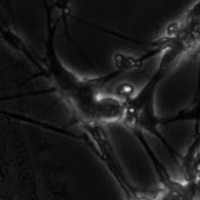
#> input picture data/CoND/differentiated/ph002.tif, 200 x 200 px
$ python -i pipeline_utils.py   (imports and definitions only)
#> lines starting #> are read from the running program, lines starting #| are printed output that depends on the picture; after the words box and inside, x2 and y2 are one past the last pixel; in counts of white or black regions, pixels touching at a corner belong together
"""
pipeline_utils.py

Shared utility functions for the Neuronal Morphology Pipeline.
Imported by both pipeline_CoND.ipynb and app.py so that core logic
lives in one place and stays in sync.

Functions

load_image              — load any TIFF/PNG as grayscale float32 [0,1]
_preprocess_and_save    — resize → CLAHE → Gaussian blur → save PNG
segment_image           — background subtraction + watershed segmentation
extract_features        — compute 5 morphological features from one image
"""

import numpy as np
from pathlib import Path
from PIL import Image
from skimage import measure, morphology, exposure
from skimage.morphology import skeletonize
from skimage.segmentation import watershed
from skimage.feature import peak_local_max
from skimage.transform import resize as skimage_resize
from scipy.ndimage import gaussian_filter, convolve
from scipy import ndimage as ndi

# Image loading

# [44 lines left out: functions load_image, _preprocess_and_save, preprocess_image, not called in this run]

# Segmentation

def segment_image(img_float):
    """Segment cells from background using local deviation + watershed."""
    background = gaussian_filter(img_float, sigma=20)
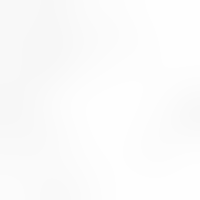
#> background: shape (200, 200) float32; min 0.969, max 1, mean 0.987
    deviation  = np.abs(img_float - background)
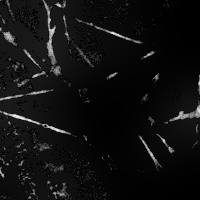
#> deviation: shape (200, 200) float32; min 2.38e-07, max 0.289, mean 0.019; drawn with min black and max white
    thresh     = np.percentile(deviation, 88)
#> thresh = 0.0285
    binary     = deviation > thresh
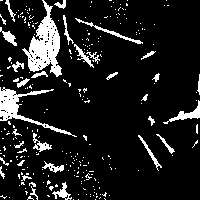
#> binary: shape (200, 200) bool; 12% white; 260 white regions (227 under 20 px), largest, box (x1, y1, x2, y2) and area: (22, 0, 62, 77) 1339, (0, 87, 77, 137) 776, (163, 100, 200, 124) 222
    binary     = morphology.remove_small_objects(binary, min_size=150)
#> binary: shape (200, 200) bool; 5.8% white; 3 white regions, box (x1, y1, x2, y2) and area: (22, 0, 62, 77) 1339, (0, 87, 72, 135) 762, (169, 100, 200, 122) 211
    binary     = morphology.remove_small_holes(binary, area_threshold=300)
#> binary: shape (200, 200) bool; 6.1% white; 3 white regions

    distance   = ndi.distance_transform_edt(binary)
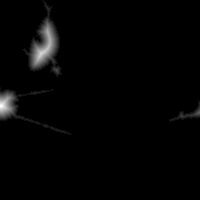
#> distance: shape (200, 200) float64; min 0, max 15.03, mean 0.252; drawn with min black and max white
    coords     = peak_local_max(distance, min_distance=15, labels=binary)
#> coords = [[53, 41], [115, 181], [98, 15], [125, 44], [91, 42], [131, 61]]
    mask       = np.zeros(distance.shape, dtype=bool)
    mask[tuple(coords.T)] = True
    markers, _ = ndi.label(mask)
    labels     = watershed(-distance, markers, mask=binary)
#> labels: shape (200, 200) int32; 7 distinct labels, from 0 to 6
    return labels > 0

# Feature extraction

def extract_features(image_path):
    """Extract 5 core morphological features from a preprocessed image."""
    img       = np.array(Image.open(str(image_path)).convert('L'), dtype=np.float32) / 255.0
    binary    = segment_image(img)

    labeled  = measure.label(binary)
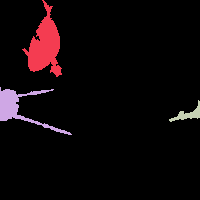
#> labeled: shape (200, 200) int32; 4 distinct labels, from 0 to 3; one colour per label, 0 black
    regions  = measure.regionprops(labeled, intensity_image=img)
#> regions = 3 regions; box (x1, y1, x2, y2) and area: (22, 0, 62, 77) 1416, (0, 87, 72, 135) 797, (169, 100, 200, 122) 211
    if not regions:
        return None

    areas         = [r.area for r in regions]
#> areas = [1416, 797, 211]
    circularities = [4 * np.pi * r.area / (r.perimeter ** 2)
                     if r.perimeter > 0 else 0 for r in regions]
#> circularities = [0.249, 0.121, 0.283]

    skeleton        = skeletonize(binary)
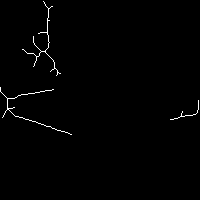
#> skeleton: shape (200, 200) bool; 0.85% white in thin lines or dots, all inside (x1, y1, x2, y2) = (0, 1, 199, 135)
    neurite_length  = int(skeleton.sum())
#> neurite_length = 341
    neighbour_count = convolve(skeleton.astype(int), np.ones((3, 3), dtype=int))
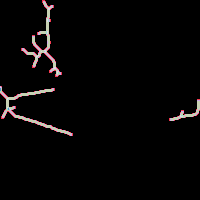
#> neighbour_count: shape (200, 200) int64; 7 distinct labels, from 0 to 6; one colour per label, 0 black
    branch_points   = int(((neighbour_count >= 4) & skeleton).sum())
#> branch_points = 44
    total_area      = binary.sum()
#> total_area = 2424
    neurite_density = neurite_length / total_area if total_area > 0 else 0
#> neurite_density = 0.141

    return {
        'soma_area_mean'   : float(np.mean(areas)),
        'circularity_mean' : float(np.mean(circularities)),
        'neurite_length'   : float(neurite_length),
        'branch_count'     : float(branch_points),
        'neurite_density'  : float(neurite_density),
    }

# [37 lines left out: function extract_features_from_array, not called in this run]

>>> result = extract_features('../data/CoND/differentiated/ph002.tif')
#> result = {'soma_area_mean': 808, 'circularity_mean': 0.218, 'neurite_length': 341, 'branch_count': 44, 'neurite_density': 0.141}

$ run again, on data/CoND/differentiated/ph021.tif
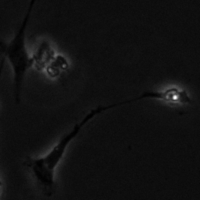
#> input picture data/CoND/differentiated/ph021.tif, 200 x 200 px
#> thresh = 0.0352
#> coords = [[43, 15], [176, 44], [129, 76], [109, 99], [18, 26], [99, 17]]
#> labels: shape (200, 200) int32; 7 distinct labels, from 0 to 6
#> in extract_features, `labeled  = measure.label(binary)`:
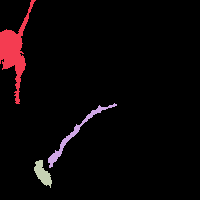
#> labeled: shape (200, 200) int32; 4 distinct labels, from 0 to 3; one colour per label, 0 black
#> regions = 3 regions; box (x1, y1, x2, y2) and area: (0, 0, 36, 104) 1118, (48, 103, 117, 168) 421, (34, 160, 52, 188) 259
#> areas = [1118, 421, 259]
#> circularities = [0.152, 0.121, 0.543]
#> skeleton: shape (200, 200) bool; 0.68% white in thin lines or dots, all inside (x1, y1, x2, y2) = (0, 0, 117, 188)
#> neurite_length = 272
#> in extract_features, `neighbour_count = convolve(skeleton.astype(int), np.ones((3, 3), dtype..`:
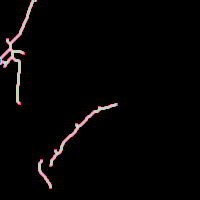
#> neighbour_count: shape (200, 200) int64; 7 distinct labels, from 0 to 6; one colour per label, 0 black
#> branch_points = 32
#> total_area = 1798
#> neurite_density = 0.151
#> result = {'soma_area_mean': 599.3, 'circularity_mean': 0.272, 'neurite_length': 272, 'branch_count': 32, 'neurite_density': 0.151}

$ run again, on data/CoND/differentiated/ph024.tif
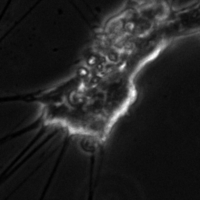
#> input picture data/CoND/differentiated/ph024.tif, 200 x 200 px
#> thresh = 0.0234
#> coords = [[158, 15], [15, 15], [97, 29], [160, 58], [175, 52]]
#> in segment_image, `labels     = watershed(-distance, markers, mask=binary)`:
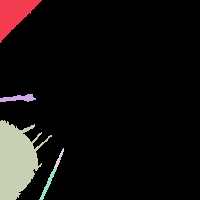
#> labels: shape (200, 200) int32; 6 distinct labels, from 0 to 5; one colour per label, 0 black
#> labeled: shape (200, 200) int32; 5 distinct labels, from 0 to 4
#> regions = 4 regions; box (x1, y1, x2, y2) and area: (0, 120, 52, 200) 2392, (0, 0, 42, 43) 907, (39, 148, 64, 200) 184, (0, 94, 36, 102) 174
#> areas = [907, 174, 2392, 184]
#> circularities = [0.543, 0.337, 0.335, 0.157]
#> skeleton: shape (200, 200) bool; 0.91% white in thin lines or dots, all inside (x1, y1, x2, y2) = (0, 0, 64, 199)
#> neurite_length = 363
#> in extract_features, `neighbour_count = convolve(skeleton.astype(int), np.ones((3, 3), dtype..`:
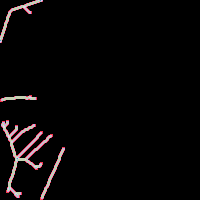
#> neighbour_count: shape (200, 200) int64; 7 distinct labels, from 0 to 6; one colour per label, 0 black
#> branch_points = 38
#> total_area = 3657
#> neurite_density = 0.0993
#> result = {'soma_area_mean': 914.2, 'circularity_mean': 0.343, 'neurite_length': 363, 'branch_count': 38, 'neurite_density': 0.0993}

$ run again, on data/CoND/differentiated/ph046.tif
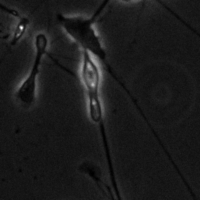
#> input picture data/CoND/differentiated/ph046.tif, 200 x 200 px
#> thresh = 0.0294
#> coords = [[27, 82], [96, 26], [169, 90], [135, 156], [126, 101], [152, 166], [168, 176], [184, 114]]
#> labels: shape (200, 200) int32; 9 distinct labels, from 0 to 8
#> labeled: shape (200, 200) int32; 6 distinct labels, from 0 to 5
#> regions = 5 regions; box (x1, y1, x2, y2) and area: (56, 14, 90, 40) 311, (78, 159, 107, 185) 306, (100, 124, 121, 200) 259, (151, 127, 198, 200) 257, (19, 80, 34, 103) 198
#> areas = [311, 198, 259, 257, 306]
#> circularities = [0.306, 0.479, 0.119, 0.0935, 0.327]
#> skeleton: shape (200, 200) bool; 0.7% white in thin lines or dots, all inside (x1, y1, x2, y2) = (20, 15, 198, 200)
#> neurite_length = 280
#> in extract_features, `neighbour_count = convolve(skeleton.astype(int), np.ones((3, 3), dtype..`:
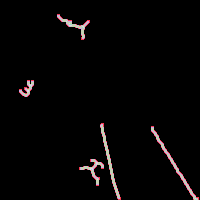
#> neighbour_count: shape (200, 200) int64; 6 distinct labels, from 0 to 5; one colour per label, 0 black
#> branch_points = 24
#> total_area = 1331
#> neurite_density = 0.21
#> result = {'soma_area_mean': 266.2, 'circularity_mean': 0.265, 'neurite_length': 280, 'branch_count': 24, 'neurite_density': 0.21}
